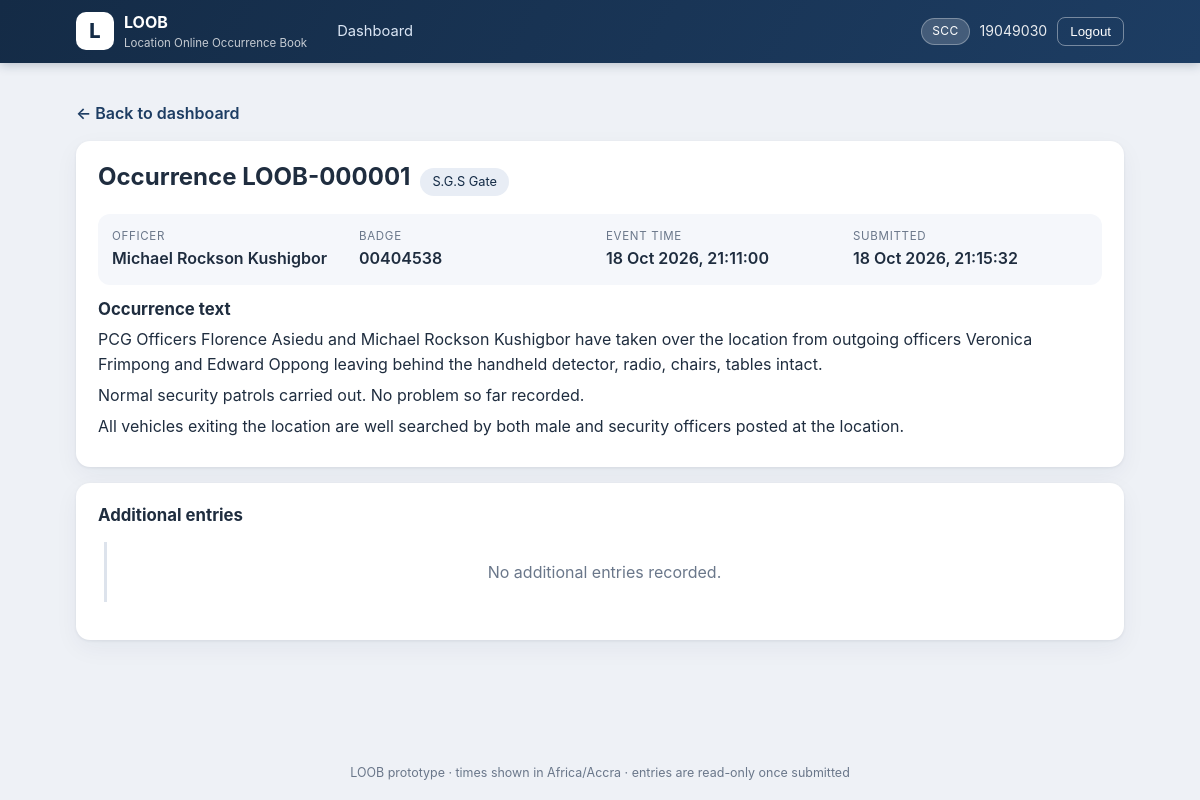
Page /entry/1/ (signed in) on the committed database.
### occurrences/models.py (models this page shows, shortened)
class Officer(models.Model):
    class Role(models.TextChoices):
        ADMINISTRATOR = 'administrator' , 'Administrator'
        SCC = 'scc', 'SCC'
        SUPERVISOR = 'supervisor', 'Supervisor'
        SECTION_LEADER = 'section_leader', 'Section Leader'
        OFFICER = 'officer', 'Officer'
    user = models.OneToOneField(settings.AUTH_USER_MODEL, on_delete=models.PROTECT)
    full_name = models.CharField(max_length=150)
    badge_number = models.CharField(max_length=30, unique=True)
    role = models.CharField(max_length=20, choices=Role.choices, default=Role.OFFICER)
    active = models.BooleanField(default=True)
    must_change_password = models.BooleanField(default=True)
    add_occurrence_override = models.BooleanField(
        'Can add occurrences', null=True, blank=True,
        help_text='Leave as "Unknown" to use the role default '
                  '(SCC: no, Supervisor / Section Leader / Officer: yes).')
    add_followup_override = models.BooleanField(
        'Can add follow-ups', null=True, blank=True,
        help_text='Leave as "Unknown" to use the role default '
                  '(SCC: no, Supervisor / Section Leader / Officer: yes).')
    @property
    def can_add_occurrence(self):
        if not self.active:
            return False
        if self.add_occurrence_override is not None:
            return self.add_occurrence_override
        return self._role_default()
    @property
    def can_add_followup(self):
        if not self.active:
            return False
        if self.add_followup_override is not None:
            return self.add_followup_override
        return self._role_default()

class Occurrence(models.Model):
    officer = models.ForeignKey(Officer, on_delete=models.PROTECT)
    location = models.ForeignKey(Location, on_delete=models.PROTECT)
    details = models.TextField()
    event_time = models.DateTimeField(null=True, blank=True)
    submitted_at = models.DateTimeField(default=timezone.now, editable=False)

class Location(models.Model):
    name = models.CharField(max_length=200, unique=True)
    active = models.BooleanField(default=True)

### occurrences/views.py (the view, shortened to what this page needs)
# urls.py: path('entry/<int:pk>/', views.occurrence_detail, name='occurrence_detail'),
@login_required
@force_password_change_check
def occurrence_detail(request, pk):
    record = get_object_or_404(Occurrence.objects.select_related('officer', 'location'), pk=pk)
    officer = get_officer(request.user)
    manager = is_manager(request.user)
    can_followup = bool(
        officer
        and officer.can_add_followup
        and record.officer_id== officer .pk
        )
    form = FollowUpForm(request.POST or None)
    return render(request, 'occurrences/detail.html', {
        'record': record, 'form': form, 'is_manager': manager, 'can_followup': can_followup,
        'audit_logs': record.audit_logs.select_related('edited_by').order_by('-edited_at') if manager else None,
    })

### occurrences/views.py (called while the page is built)
def is_manager(user):
    return user.is_authenticated and user.is_active and user.is_superuser

def get_officer(user):
    if not user.is_authenticated:
        return None
    return Officer.objects.filter(user=user, active=True, user__is_active=True).first()

def force_password_change_check(view_func):
    @wraps(view_func)
    def wrapper(request, *args, **kwargs):
        if request.user.is_authenticated:
            officer = get_officer(request.user)
            if officer and officer.must_change_password:
                messages.warning(request, "For security reasons, you must set a new password before continuing.")
                return redirect('force_password_change')
        return view_func(request, *args, **kwargs)
    return wrapper

### occurrences/templates/occurrences/detail.html (shortened to what this page needs)
{% extends "occurrences/base.html" %}
{% block content %}
<p><a class="back" href="{% url 'dashboard' %}">← Back to dashboard</a></p>
<section class="card">
  <div class="entry-top">
    <h2 class="m0">Occurrence LOOB-{{ record.pk|stringformat:"06d" }}</h2>
    <span class="tag">{{ record.location.name }}</span>
  </div>
  <dl class="facts">
    <div><dt>Officer</dt><dd>{{ record.officer.full_name }}</dd></div>
    <div><dt>Badge</dt><dd>{{ record.officer.badge_number }}</dd></div>
    <div><dt>Event time</dt><dd>{{ record.event_time|date:"d M Y, H:i:s"|default:"Not specified" }}</dd></div>
    <div><dt>Submitted</dt><dd>{{ record.submitted_at|date:"d M Y, H:i:s" }}</dd></div>
  </dl>
  <h3>Occurrence text</h3>
  <div class="prose">{{ record.details|linebreaks }}</div>
</section>
<section class="card">
  <h3>Additional entries</h3>
  <div class="timeline">
  {% for item in record.followups.all %}
    <div class="tl-item"><div class="prose">{{ item.details|linebreaks }}</div>
    <small class="muted">{{ item.author.full_name }} · {{ item.author.badge_number }} · {{ item.submitted_at|date:"d M Y, H:i:s" }}</small></div>
  {% empty %}<p class="empty">No additional entries recorded.</p>{% endfor %}
  </div>
</section>
{% endblock %}

### occurrences/templates/occurrences/base.html (shortened to what this page needs)
{% load static %}<!DOCTYPE html>
<html lang="en">
<head>
<link rel="stylesheet" href="{% static 'occurrences/loob.css' %}">
</head>
<body class="{% if user.is_authenticated %}{% if user.is_superuser %}role-manager{% else %}role-officer{% endif %}{% else %}role-guest{% endif %}">
<header class="topbar">
  <div class="topbar-inner">
    <a class="brand" href="{% url 'dashboard' %}">
      <span class="brand-mark">L</span>
      <span><strong>LOOB</strong><small>Location Online Occurrence Book</small></span>
    </a>
    {% if user.is_authenticated %}
    <nav class="nav">
      <a href="{% url 'dashboard' %}">Dashboard</a>
    </nav>
    <div class="who">
      <span class="role-pill">{% if user.is_superuser %}Administrator{% elif user.officer %}{{ user.officer.get_role_display }}{% else %}User{% endif %}</span>
      <span class="who-name">{{ user.get_full_name|default:user.username }}</span>
      <form method="post" action="{% url 'logout' %}">{% csrf_token %}<button type="submit" class="btn-ghost">Logout</button></form>
    </div>
    {% endif %}
  </div>
</header>
<main class="wrap">
  {% block content %}{% endblock %}
</main>
<footer class="foot">LOOB prototype · times shown in Africa/Accra · entries are read-only once submitted</footer>
</body></html>

### occurrences/static/occurrences/loob.css (style rules this page uses)
:root { --navy:#142b46;--navy2:#1d3d63;--maroon:#7a1f2e;--bg:#eef1f6;--card:#fff;--ink:#1f2d3f;--muted:#6a778a;--line:#dde3ec;--ok:#1f7a4d;--warn:#b4570b;--err:#a30d1c;--r:14px }
* { box-sizing:border-box }
body { margin:0;font-family:Inter,"Segoe UI",system-ui,Arial,sans-serif;background:var(--bg);color:var(--ink);line-height:1.55;min-height:100vh;display:flex;flex-direction:column }
a { color:var(--navy2) }
h1,h2,h3 { line-height:1.2;margin:0 0 .5rem }
h3 { font-size:1.05rem }
.m0 { margin-top:0 }
.empty { color:var(--muted);text-align:center;padding:18px }
.topbar { background:linear-gradient(120deg,var(--navy),var(--navy2));color:#fff;position:sticky;top:0;z-index:20;box-shadow:0 2px 10px rgba(20,43,70,.25) }
.topbar-inner { max-width:1080px;margin:auto;padding:10px 16px;display:flex;align-items:center;gap:18px;flex-wrap:wrap }
.brand { display:flex;gap:10px;align-items:center;color:#fff;text-decoration:none }
.brand small { display:block;font-size:.72rem;opacity:.75 }
.brand-mark { width:38px;height:38px;border-radius:10px;background:#fff;color:var(--navy);display:grid;place-items:center;font-weight:800;font-size:1.25rem }
.nav { display:flex;gap:4px;flex:1 }
.nav a { color:#dbe6f5;text-decoration:none;padding:8px 12px;border-radius:8px;font-size:.92rem }
.who { display:flex;align-items:center;gap:10px;font-size:.88rem }
.who form { margin:0 }
.who-name { opacity:.9 }
.role-pill { background:rgba(255,255,255,.18);border:1px solid rgba(255,255,255,.3);padding:3px 10px;border-radius:99px;font-size:.75rem;letter-spacing:.03em;text-transform:uppercase }
.btn-ghost { background:transparent;border:1px solid rgba(255,255,255,.4);color:#fff;border-radius:8px;padding:6px 12px;cursor:pointer }
.wrap { max-width:1080px;width:100%;margin:22px auto;padding:0 16px;flex:1 }
.foot { text-align:center;color:var(--muted);font-size:.78rem;padding:18px }
.card { background:var(--card);border-radius:var(--r);padding:22px;margin-bottom:16px;box-shadow:0 1px 3px rgba(20,43,70,.08),0 8px 24px rgba(20,43,70,.05) }
.chip,.tag { display:inline-block;padding:4px 12px;border-radius:99px;font-size:.8rem;background:#e8edf5;color:var(--navy);text-decoration:none }
.entry-top { display:flex;gap:10px;align-items:center;flex-wrap:wrap }
.back { text-decoration:none;font-weight:600 }
.facts { display:grid;grid-template-columns:repeat(auto-fit,minmax(170px,1fr));gap:12px;margin:14px 0;padding:14px;background:#f5f7fb;border-radius:12px }
.facts dt { font-size:.72rem;text-transform:uppercase;letter-spacing:.06em;color:var(--muted) }
.facts dd { margin:0;font-weight:600 }
.facts div { min-width:0 }
.prose p { margin:.4rem 0 }
.timeline { border-left:3px solid var(--line);margin-left:6px }

### rows in the picture
Occurrence: pk "000001", location.name "S.G.S Gate", officer.full_name "Michael Rockson Kushigbor", officer.badge_number "00404538", event_time "18 Oct 2026, 21:11:00", submitted_at "18 Oct 2026, 21:15:32", details "PCG Officers Florence Asiedu and Michael Rockson Kushigbor have taken over the location from outgoing officers Veronica Frimpong and Edward Oppong leaving behind the handheld detector, radio, chairs, tables intact. Normal security patrols carried out. No problem so far recorded. All vehicles exiting the location are well searched by both male and security officers posted at the location."

### other values in the picture
{{ user.officer.get_role_display }} "SCC"
{{ user.get_full_name|default:user.username }} "19049030"
